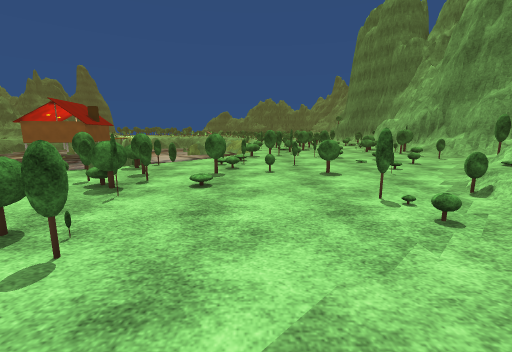
[1] (above)

21 first-person views from a walk through a 3-D level made in the Unity game engine. The camera is 1.2 m above the floor, tilts 10° down and sees 90° across. The floor is counted in squares, 1 m on a side. Each view is taken from the middle of a square. On the plan, view 1 faces up. The plan holds only what a view shows up to about 12 squares ahead; the rest is blank. The place goes on beyond the plan. Some trees and plants on the terrain are drawn as simple stand-ins. The player is left out. Door leaves are left out, so doorways stand open. Some surface patterns are stand-ins.

[2]
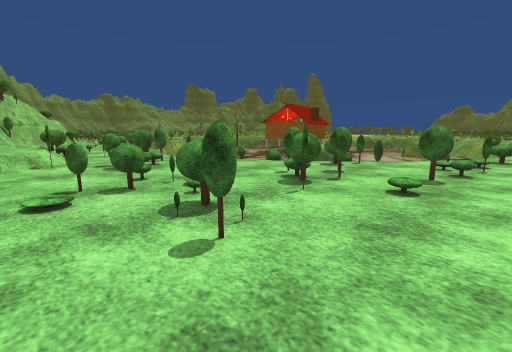

[3]
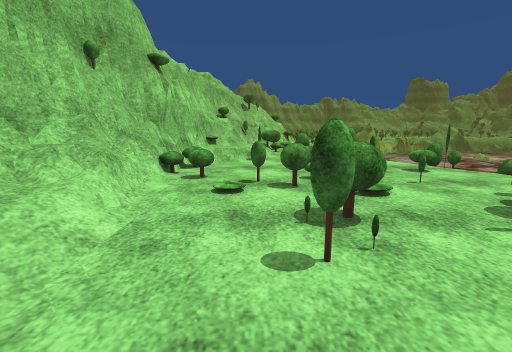

[4]
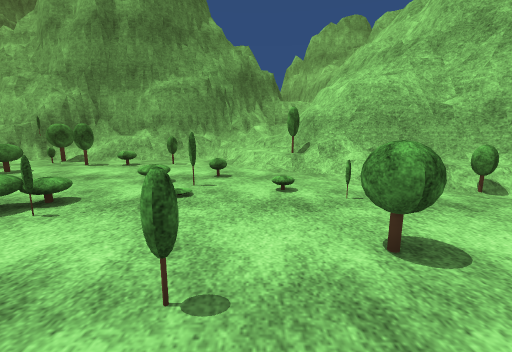

[5]
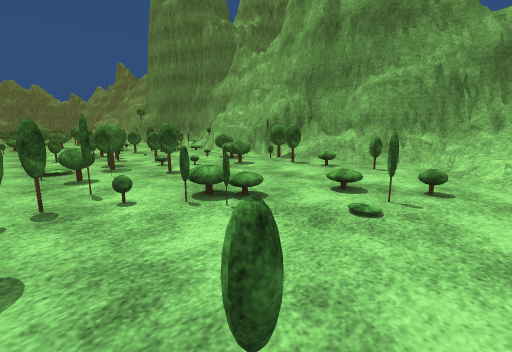

[6]
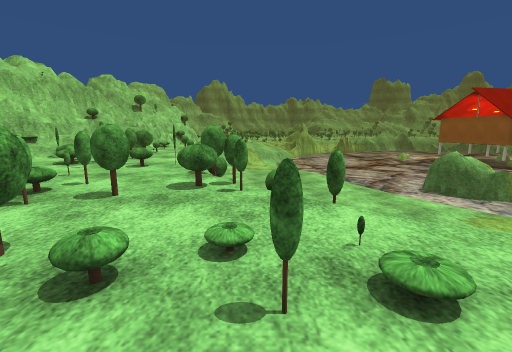

[7]
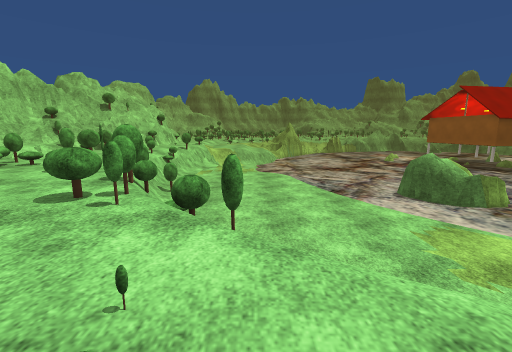

[8]
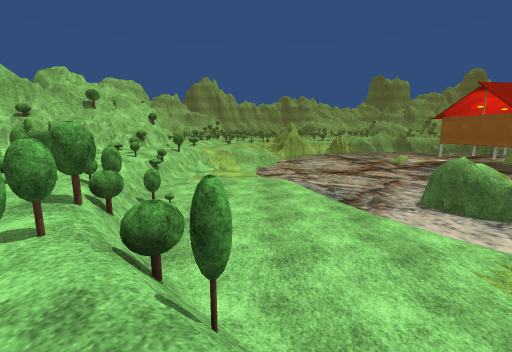

[9]
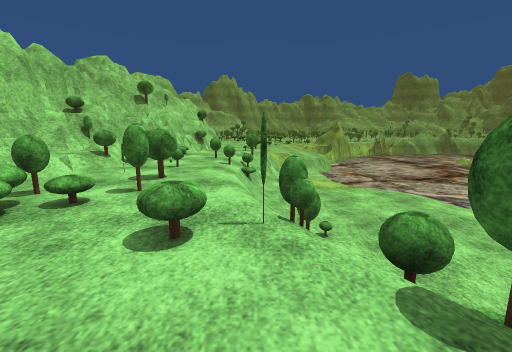

[10]
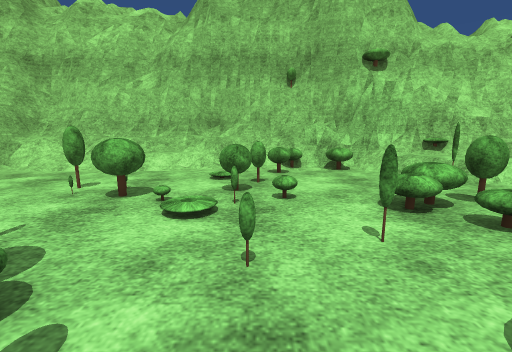

[11]
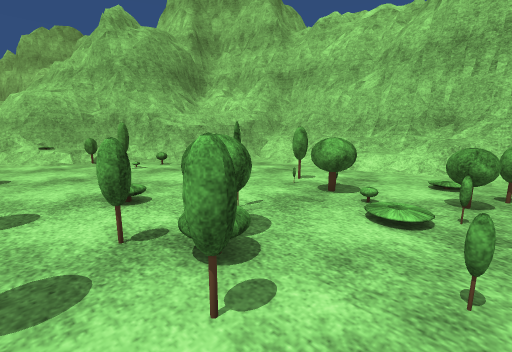

[12]
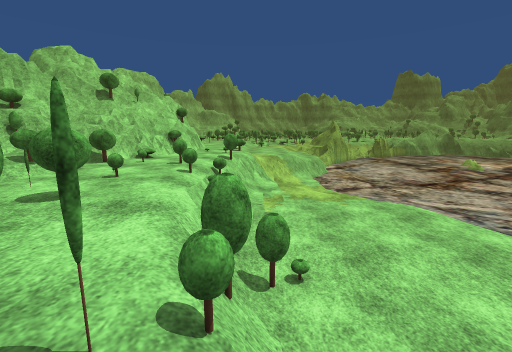

[13]
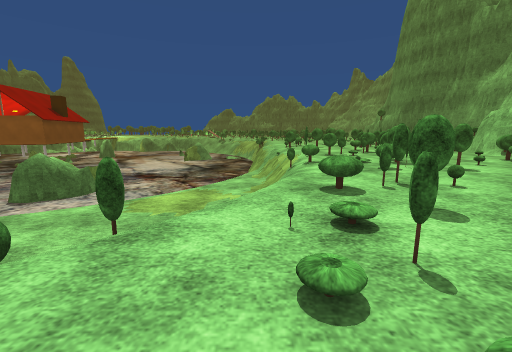

[14]
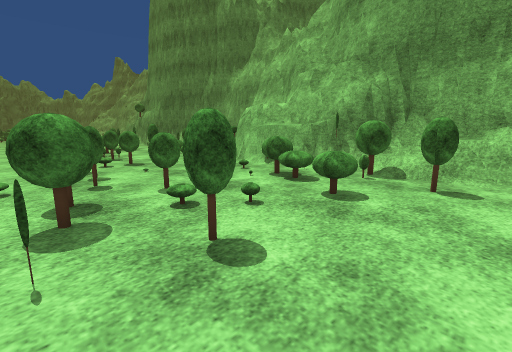

[15]
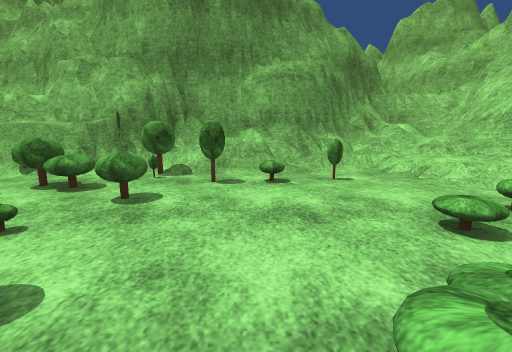

[16]
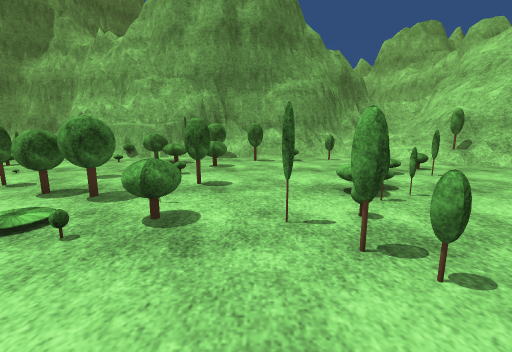

[17]
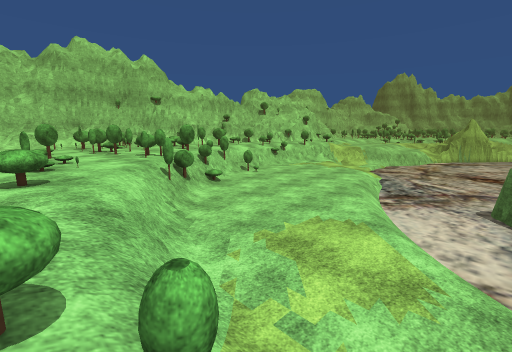

[18]
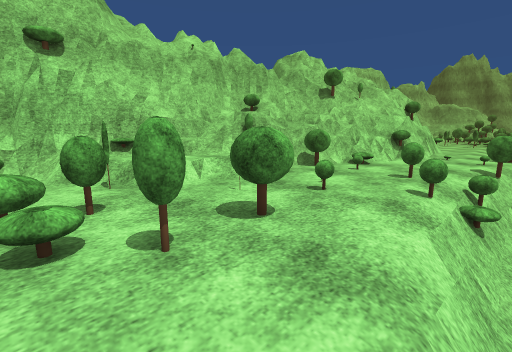

[19]
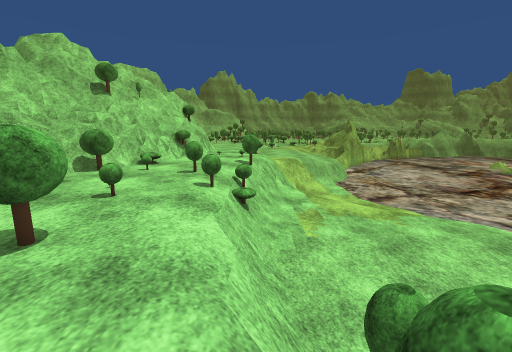

[20]
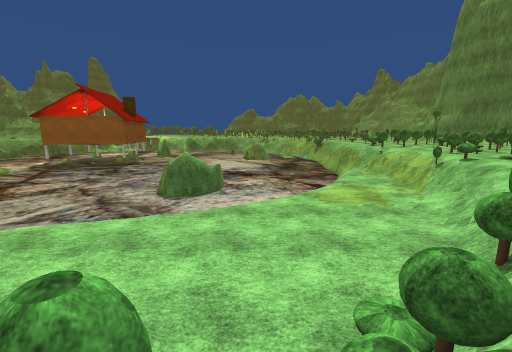

[21]
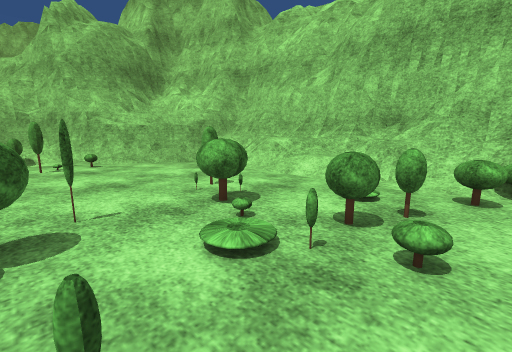

### Floor plan
Key: @ floor where view 1 was taken; # wall or solid block; . main floor; : floor 0.25 m higher than the main floor; + floor 0.5 m higher than the main floor; * floor 1 m higher than the main floor; % floor 1.25 m higher than the main floor; & floor 1.5 m higher than the main floor; - floor 1.5 m lower than the main floor; _ floor 2 m lower than the main floor; / step, stairs or slope; = window, fence, low wall or low ledge; ^ raised ledge; v drop or lower ground; T tree; O other object.
Columns run from 22 left of view 1 to 14 right of it. Each row starts with its distance up from view 1.
 21       __###_____//---//...T....OO^#
 20   _____________//----T/...T.T..T.##
 19  _____________//----//T.T.TT..T..O#
 18  ___________///-----//..TT..T...OT##
 17  _______  ///-------//..T..T..T.T+=#
 16  ____    //--------///..T......T.=##
 15  ___  //-----------#=..TT......T.=##
 14  __/  ------------/=//T..TT......=##
 13   // /-----------/T/...T..T....T.=##
 12     /-----------/T..TT......T..../###
 11    /-----------/=TT..T..T..TTT..:/*=#
 10   //-------T--TT/T...T.........O==&&#
  9  ==//------TTT=.......O..T.T..T==#%&
  8 ..TT=TTTvv=v=.T...T..T....O..=#####=
  7 .O.....T......T..TTT.T......:### ####
  6 O.....T.....T...T.TT.......TO##
  5 =T...O....T..T.T...T.....O.O##
  4 ===O......O.TTT.TTT......T.###
  3 ####=T.OT/.....TT..TO.....##
  2   #####////T/...T........##
  1     ###T/////..T.T......=^#
  0      #==###OOT.T..//==@/###
 -1      ##########=O=#=**==##
 -2              ############

Positions as (right, up) in squares from view 1, and headings:
1: (0, 0), facing up
2: (0, 1), facing up-left
3: (0, 2), facing left
4: (0, 10), facing right
5: (1, 10), facing up-right
6: (1, 11), facing left
7: (0, 13), facing left
8: (-2, 13), facing left
9: (-5, 8), facing left
10: (-6, 8), facing down
11: (-6, 8), facing down-right
12: (-7, 9), facing left
13: (-2, 9), facing up
14: (3, 15), facing up-right
15: (3, 15), facing right
16: (-1, 16), facing right
17: (0, 21), facing down-left
18: (-9, 8), facing down-left
19: (-9, 8), facing left
20: (-9, 8), facing up
21: (-7, 6), facing down-right
